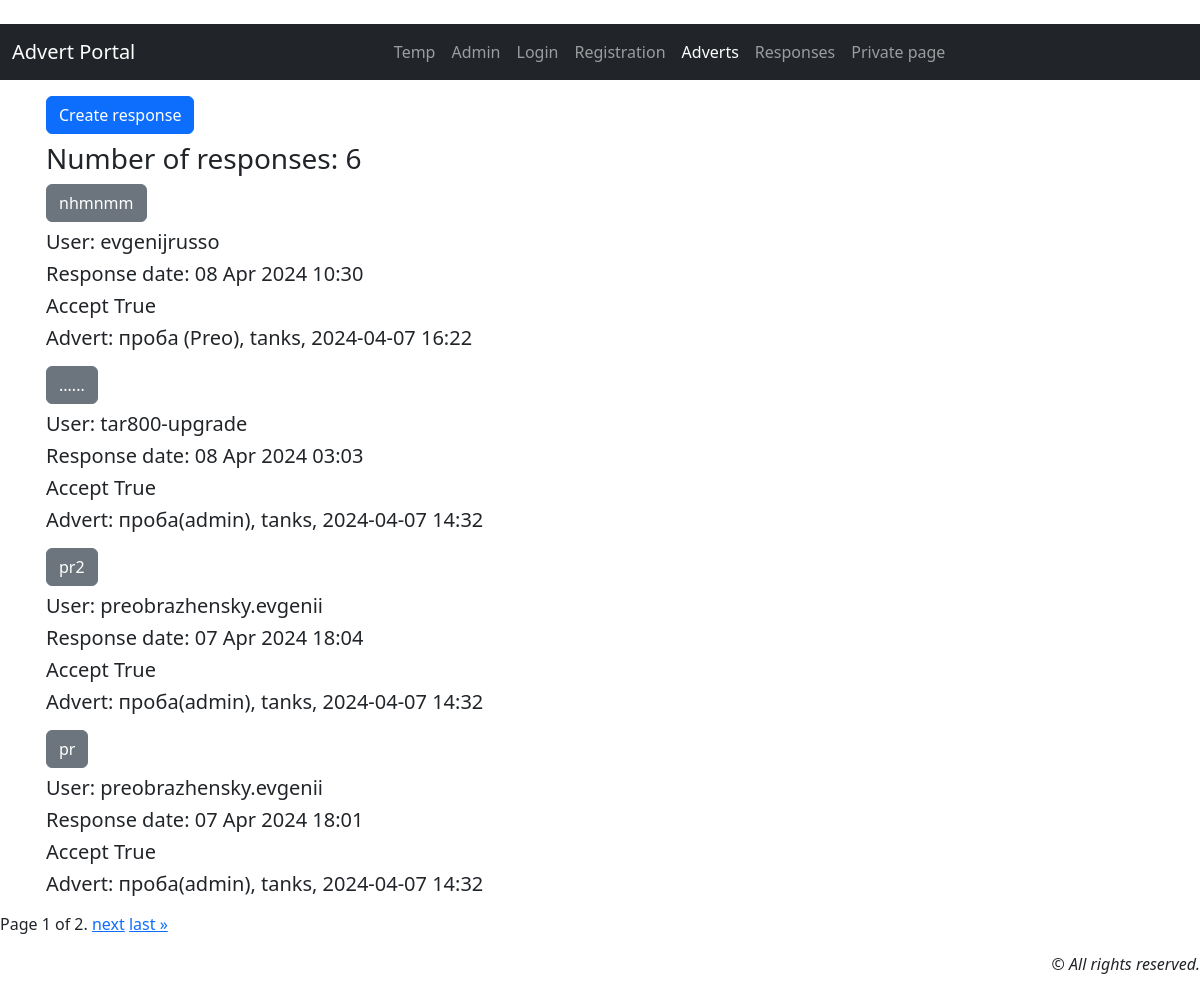
The page /callboard/responses/ on the database as committed earlier.
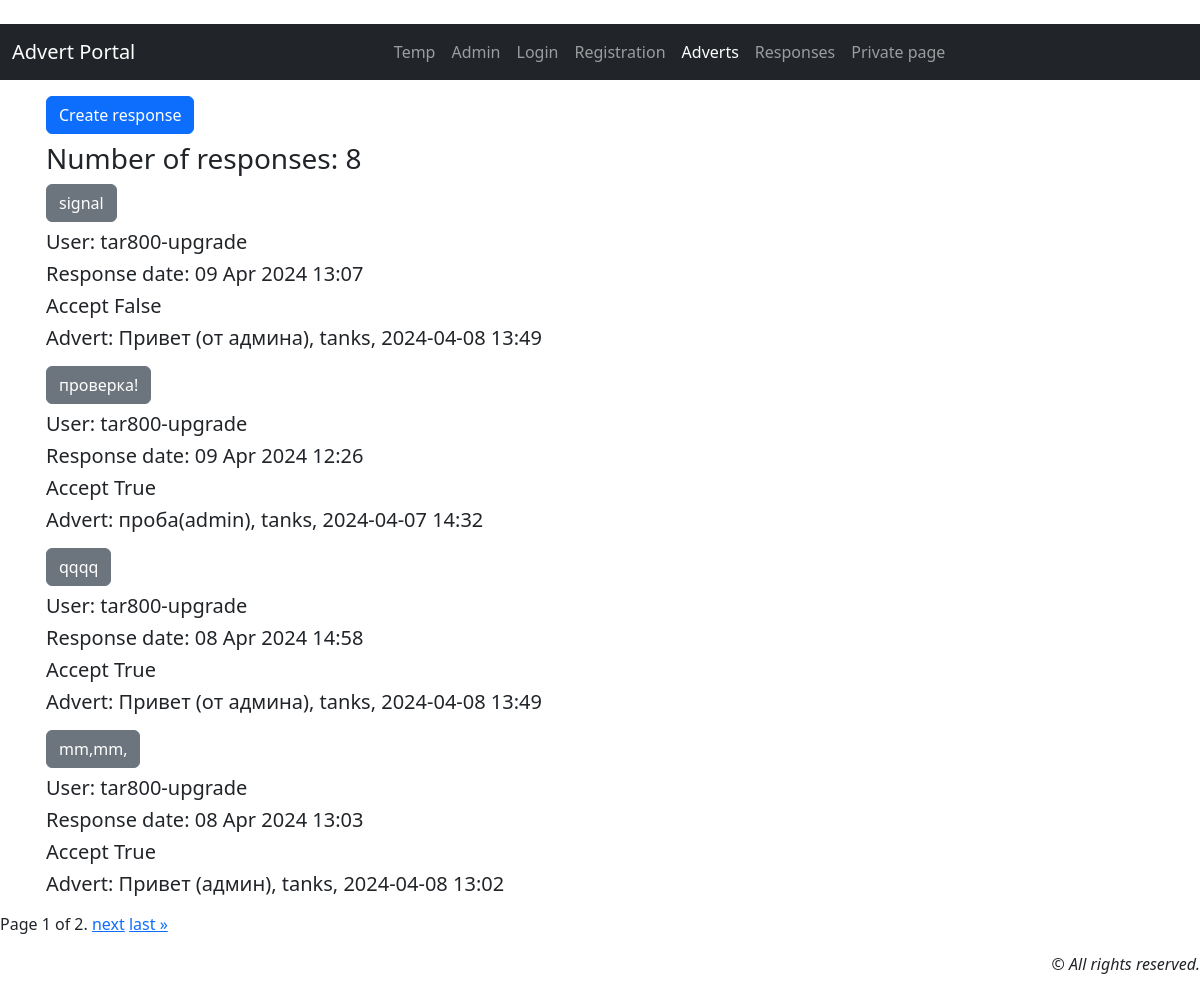
The same page on the database as committed later.
### callboard/models.py (models this page shows, shortened)
class Response(models.Model):
    text = models.TextField(_('Reply text'))  # Текст ответа
    response_date = models.DateTimeField(auto_now_add=True, verbose_name=_('Date of response'))  # Дата ответа
    advert = models.ForeignKey(
        Advert,
        on_delete=models.CASCADE,
        verbose_name=_('Advert'),
        related_name='responses'
    )
    user = models.ForeignKey(
        User,
        on_delete=models.CASCADE,
        verbose_name='Author of the ad',
        related_name='responses'
    )
    accept = models.BooleanField(default=False, verbose_name='Accept')  # принимать пользователем объевления
    def date_party(self):
        return str(self.advert)   # что бы потом убрать из строки часть даты (с конца)
    class Meta:
        verbose_name = _('Response')
        verbose_name_plural = _('Responses')
        ordering = ['-response_date']

class User(AbstractUser):
    code = models.CharField(max_length=15, blank=True, null=True, verbose_name=_('Code'))  # доп. поле для user

class Advert(models.Model):
    user = models.ForeignKey(
        settings.AUTH_USER_MODEL, on_delete=models.PROTECT,
        verbose_name='Author of the ad', related_name='adverts',
    )
    category = models.CharField(_('Category'), max_length=20, choices=CATEGORY)
    title = models.CharField(_('Title'), max_length=100)
    content = models.TextField(_('Description'))  # Описание
    created = models.DateTimeField(auto_now_add=True, verbose_name='Created data')
    file = models.FileField("File", upload_to="files/", blank=True, null=True)
    def __str__(self):
        return f'{self.title}, {self.category}, {self.created}'
    class Meta:
        verbose_name = _('Advert')
        verbose_name_plural = _('Advert')
        ordering = ['-created']

### callboard/views/response.py (the view)
# urls.py: path('callboard/responses/', ResponseList.as_view(), name='response_list'),
class ResponseList(ListView):
    model = Response
    template_name = 'callboard/responses.html'
    context_object_name = 'responses'
    paginate_by = 4
    def get_context_data(self, *, object_list=None, **kwargs):
        context = super().get_context_data(**kwargs)
        context['title'] = 'List of responses'
        return context

### callboard/templates/callboard/responses.html (shortened to what this page needs)
{% extends 'default.html' %}
{% load i18n %}
{% block content %}
 <div class="container px-lg-3">
    <div class="flex mt-3 mb-2">
        <a class="btn btn-primary" href='{%url "response_create" %}' role="button">{% trans "Create response" %}</a>
    </div>
    <h3>{% trans "Number of responses" %}:  {{ page_obj.paginator.count }}  </h3>
    {% for res in responses %}
      <div class="mb-3">
      <h4><b class="text-center"><a href="{% url 'response_detail' res.id %}" class="btn btn-secondary">{{ res.text|truncatechars:100 }}</a></b></h4>
      <h5>{% trans "User" %}: {{ res.user }} </h5>
      <h5>{% trans "Response date" %}: {{ res.response_date|date:'d M Y' }} {{res.response_date|time:"H:i"}} </h5>
      <h5>{% trans "Accept" %} {{ res.accept }} </h5>
      <h5>{% trans "Advert" %}: {{ res.date_party|slice:":-16"}}</h5>
      </div>
    {% empty %}
        <h3>{% trans "No responses!" %}</h3>
    {% endfor %}
</div>
{% endblock content %}

Rows that differ between the two databases and show on the page:
no longer on this page (row unchanged): Response: text "nhmnmm", user "evgenijrusso", response_date "08 Apr 2024", response_date "10:30", accept "True", date_party "проба (Preo), tanks, 2024-04-07 16:22"
removed Response: text "......", user "tar800-upgrade", response_date "08 Apr 2024", response_date "03:03", accept "True", date_party "проба(admin), tanks, 2024-04-07 14:32"
removed Response: text "pr2", user "preobrazhensky.evgenii", response_date "07 Apr 2024", response_date "18:04", accept "True", date_party "проба(admin), tanks, 2024-04-07 14:32"
removed Response: text "pr", user "preobrazhensky.evgenii", response_date "07 Apr 2024", response_date "18:01", accept "True", date_party "проба(admin), tanks, 2024-04-07 14:32"
added Response: text "signal", user "tar800-upgrade", response_date "09 Apr 2024", response_date "13:07", accept "False", date_party "Привет (от админа), tanks, 2024-04-08 13:49"
added Response: text "проверка!", user "tar800-upgrade", response_date "09 Apr 2024", response_date "12:26", accept "True", date_party "проба(admin), tanks, 2024-04-07 14:32"
added Response: text "qqqq", user "tar800-upgrade", response_date "08 Apr 2024", response_date "14:58", accept "True", date_party "Привет (от админа), tanks, 2024-04-08 13:49"
added Response: text "mm,mm,", user "tar800-upgrade", response_date "08 Apr 2024", response_date "13:03", accept "True", date_party "Привет (админ), tanks, 2024-04-08 13:02"
Other text that changed with them:
{{ page_obj.paginator.count }}: "6" → "8"
